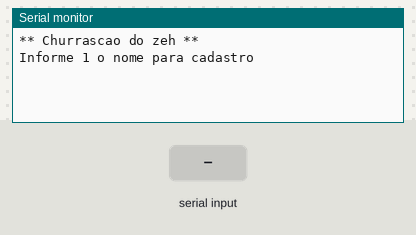
Bench run of a sketch on a simulated Arduino Uno, built with avr-gcc and run on an emulated ATmega328P. Shown: the last lines printed to the serial monitor. The inputs (shaded band) are chosen by the test bench.

Above: at 1.2 s.
1.3 s: "90,45\n" received over Serial
At 3.5 s:
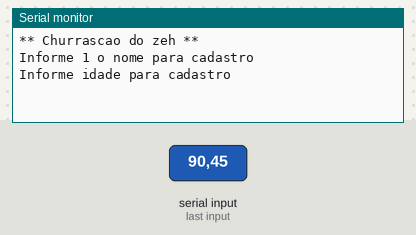
3.8 s: "30,150\n" received over Serial
At 4.6 s:
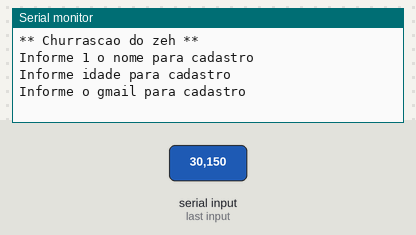

Measured:
- after the input at 1.3 s, the serial monitor: prints a new line after 1.0 s (image 1)
- after the input at 3.8 s, the serial monitor: prints a new line at once (image 2)

The sketch:

cadastro_de_convidados_vetores.ino
```cpp
  // C++ code
  //Variaveis globais
  /*
  //criar vetor tamanho 4
   fazendo parte do mesmo cadastro
  */
  String  convidados[4];
  int idadeConvidados[4]; //camel case
  String emailConvidados[4];

   void desenhaCabecalho()
  {
    Serial.println("** Churrascao do zeh **");
    Serial.println();
    Serial.println();
    Serial.println();

  }

  void setup()
  {
    Serial.begin(9600);
  }


  void loop()
  {
   //fazer cabecalho bonitinho para o programa
     desenhaCabecalho();

    for(int i = 0; i < 4; i++)
    {

      Serial.println("Informe " +String(i + 1)+ " o nome para cadastro");
      while(!Serial.available());
      convidados[i] = Serial.readString();

     Serial.println("Informe idade para cadastro");
      while(!Serial.available());
      idadeConvidados[i] = Serial.parseInt();

     Serial.println("Informe o gmail para cadastro");
      while(!Serial.available());
     emailConvidados[i] = Serial.readString();

      Serial.println();
    }


     Serial.println("**Exibir convidados eleitos a festa **");
     Serial.println();

    for(int i = 0; i < 4; i++)
    {
      Serial.println("Nome: " + convidados[i]);
      Serial.println("Idade: " + String(idadeConvidados[i]));
      Serial.println("Email: " + emailConvidados[i]);
      Serial.println("Permissao para a festa: " +  String(idadeConvidados[i] >= 18 ? "OK" : "Menor de Idade"));


      Serial.println("----------");
      Serial.println();
  }

  }
```
